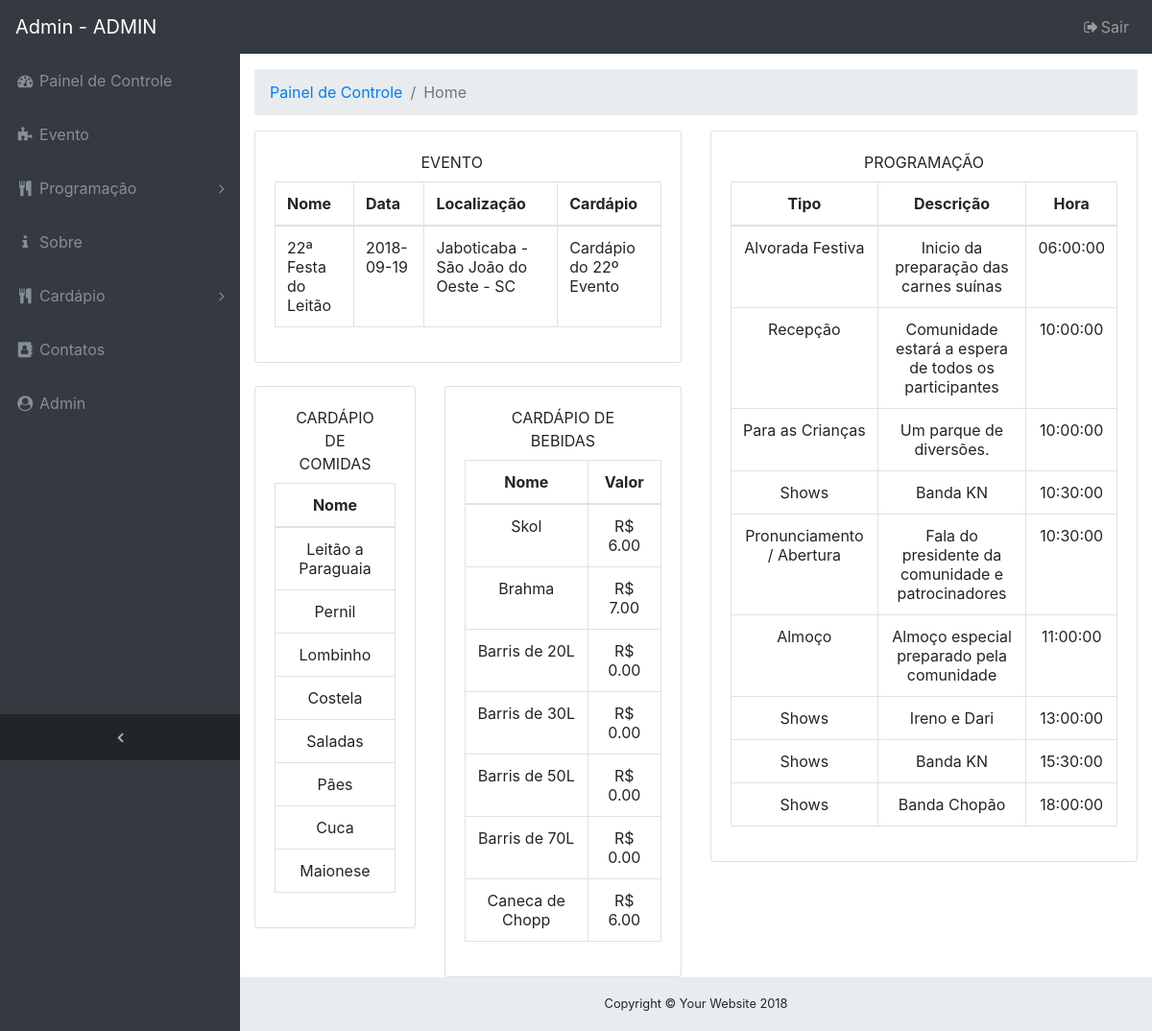
The app's page /admin/index.php (signed in) with its own data.
### tables this page shows
CREATE TABLE `tb_evento` (
    `cod_evento` INTEGER NOT NULL AUTO_INCREMENT,
    `nome_evento` VARCHAR(100),
    `nome_organizacao_evento` VARCHAR(200),
    `data_evento` DATE,
    `rua_evento` VARCHAR(100),
    `nome_comunidade` VARCHAR(200) NOT NULL,
    `cod_cardapio` INTEGER,
    `cod_cidade` INTEGER,
    CONSTRAINT `PK_tb_evento` PRIMARY KEY (`cod_evento`)
);

CREATE TABLE `tb_cidade` (
    `cod_cidade` INTEGER NOT NULL AUTO_INCREMENT,
    `nome_cidade` VARCHAR(200),
    `cod_estado` INTEGER,
    CONSTRAINT `PK_tb_cidade` PRIMARY KEY (`cod_cidade`)
);

CREATE TABLE `tb_estado` (
    `cod_estado` INTEGER NOT NULL AUTO_INCREMENT,
    `nome_estado` VARCHAR(100),
    `uf` VARCHAR(2),
    CONSTRAINT `PK_tb_estado` PRIMARY KEY (`cod_estado`)
);

CREATE TABLE `tb_cardapio` (
    `cod_cardapio` INTEGER NOT NULL AUTO_INCREMENT,
    `titulo_cardapio` VARCHAR(100),
    `obs_cardapio` VARCHAR(1000),
    CONSTRAINT `PK_tb_cardapio` PRIMARY KEY (`cod_cardapio`)
);

CREATE TABLE `tb_tipo_item` (
    `cod_tipo_item` INTEGER NOT NULL AUTO_INCREMENT,
    `descricao_tipo_item` VARCHAR(100),
    `valor_tipo_item` FLOAT(10,2),
    `obs_tipo_item` VARCHAR(1000),
    CONSTRAINT `PK_tb_tipo_item` PRIMARY KEY (`cod_tipo_item`)
);

CREATE TABLE `tb_programacao` (
    `cod_prog` INTEGER NOT NULL AUTO_INCREMENT,
    `descricao_prog` VARCHAR(1000),
    `pavilhao_prog` VARCHAR(100),
    `obs_prog` VARCHAR(1000),
    `hora_inicio_prog` TIME,
    `hora_fim_prog` TIME,
    `img_prog` VARCHAR(100),
    `video_prog` VARCHAR(100),
    `cod_tipo_prog` INTEGER,
    `cod_evento` INTEGER,
    CONSTRAINT `PK_tb_programacao` PRIMARY KEY (`cod_prog`)
);

CREATE TABLE `tb_tipo_programacao` (
    `cod_tipo_prog` INTEGER NOT NULL AUTO_INCREMENT,
    `descricao_tipo` VARCHAR(100),
    CONSTRAINT `PK_tb_tipo_programacao` PRIMARY KEY (`cod_tipo_prog`)
);

### admin/home.php (the view)
<?php
if (isset($login_cookie)) {
    ?>
    <div class="container-fluid">
        <div class="row">
            <div class="col-sm-6">
                <div class="card">
                    <div class="card-body">
                        <label class="text-center col-sm-11">EVENTO </label>
                        <table class="table table-bordered" cellspacing="0">
                            <thead>
                                <tr>
                                    <th>Nome</th>
                                    <th>Data</th>
                                    <th>Localização</th>
                                    <th>Cardápio</th>
                                </tr>
                            </thead>
                            <tbody>
                                <?php
                                include 'conexao.php';
                                $sql = 'select e.*, c.*, es.uf, car.* from tb_admin as a, tb_evento as e, tb_cidade as c, tb_estado as es, tb_cardapio as car
                                        where a.cod_evento = e.cod_evento
                                        and e.cod_cidade = c.cod_cidade
                                        and e.cod_cardapio = car.cod_cardapio
                                        and c.cod_estado = es.cod_estado';
                                $query = $pdo->query($sql);
                                while ($dados = $query->fetch()) {
                                    $nome = $dados['nome_evento'];
                                    $data = $dados['data_evento'];
                                    $cit = $dados['nome_cidade'];
                                    $est = $dados['uf'];
                                    $rua = $dados['rua_evento'];
                                    $cardapio = $dados['titulo_cardapio'];
                                    ?>
                                    <tr>
                                        <td><?= $nome; ?></td>
                                        <td><?= $data; ?></td>
                                        <td><?= $rua; ?> - <?= $cit; ?> - <?= $est; ?></td>
                                        <td><?= $cardapio; ?></td>
                                    </tr>
                                    <?php
                                }
                                ?>
                            </tbody>
                        </table>
                    </div>
                </div>
                <br>
                <div class="row">
                    <div class="col-sm-5">
                        <div class="card">
                            <div class="card-body">
                                <label class="text-center col-sm-12">CARDÁPIO DE COMIDAS</label>
                                <table class="table table-bordered text-center" cellspacing="0">
                                    <thead>
                                        <tr>
                                            <th>Nome</th>
                                        </tr>
                                    </thead>
                                    <tbody>
                                        <?php
                                        include 'conexao.php';
                                        $sql = 'select * from admin_evento_cardapio_item as x, tb_tipo_item as ti
                                        where x.cod_tipo_item = ti.cod_tipo_item
                                        and ti.cod_tipo_item != 2';
                                        $query = $pdo->query($sql);
                                        while ($dados = $query->fetch()) {
                                            $nome = $dados['nome_item'];
                                            ?>
                                            <tr>
                                                <td><?= $nome; ?></td>
                                            </tr>
                                            <?php
                                        }
                                        ?>
                                    </tbody>
                                </table>
                            </div>
                        </div>
                    </div>
                    <div class="col-sm-7">
                        <div class="card">
                            <div class="card-body">
                                <label class="text-center col-sm-12">CARDÁPIO DE BEBIDAS</label>
                                <table class="table table-bordered text-center" cellspacing="0">
                                    <thead>
                                        <tr>
                                            <th>Nome</th>
                                            <th>Valor</th>
                                        </tr>
                                    </thead>
                                    <tbody>
                                        <?php
                                        include 'conexao.php';
                                        $sql = 'select * from admin_evento_cardapio_item as x, tb_tipo_item as ti
                                        where x.cod_tipo_item = ti.cod_tipo_item
                                        and ti.cod_tipo_item = 2';
                                        $query = $pdo->query($sql);
                                        while ($dados = $query->fetch()) {
                                            $nome = $dados['nome_item'];
                                            $valor_item = $dados['valor_item'];
                                            ?>
                                            <tr>
                                                <td><?= $nome; ?></td>
                                                <td>R$ <?= $valor_item; ?></td>
                                            </tr>
                                            <?php
                                        }
                                        ?>
                                    </tbody>
                                </table>
                            </div>
                        </div>
                    </div>
                </div>
            </div>
            <div class="col-sm-6">
                <div class="card">
                    <div class="card-body">
                        <label class="text-center col-sm-12">PROGRAMAÇÃO </label>
                        <table class="table table-bordered text-center" cellspacing="0">
                            <thead>
                                <tr>
                                    <th>Tipo</th>
                                    <th>Descrição</th>
                                    <th>Hora</th>
                                </tr>
                            </thead>
                            <tbody>
                                <?php
                                include 'conexao.php';
                                $sql = 'select * from admin_evento_programacao_tipo_prog as x, tb_tipo_programacao as tp
                                        where x.cod_tipo_prog = tp.cod_tipo_prog
                                        order by x.hora_inicio_prog ASC;';
                                $query = $pdo->query($sql);
                                while ($dados = $query->fetch()) {
                                    $descricao = $dados['descricao_prog'];
                                    $hora = $dados['hora_inicio_prog'];
                                    $tipo = $dados['descricao_tipo'];
                                    ?>
                                    <tr>
                                        <td><?= $tipo; ?></td>
                                        <td><?= $descricao; ?></td>
                                        <td><?= $hora; ?></td>
                                    </tr>
                                    <?php
                                }
                                ?>
                            </tbody>
                        </table>
                    </div>
                </div>
            </div>
        </div>
    </div>
<?php } ?>

### css/sb-admin.css (style rules this page uses)
html { position: relative; min-height: 100%; }
body { overflow-x: hidden; }
body.sticky-footer { margin-bottom: 56px; }
body.fixed-nav { padding-top: 56px; }

### records on screen
tb_evento: nome_evento "22ª Festa do Leitão", data_evento "2018-09-19", rua_evento "Jaboticaba", cod_cidade.nome_cidade "São João do Oeste", tb_estado.uf "SC", cod_cardapio.titulo_cardapio "Cardápio do 22º Evento"
tb_tipo_item: nome "Leitão a Paraguaia", nome "Pernil", nome "Lombinho", nome "Costela"
tb_tipo_item: nome "Saladas", nome "Pães", nome "Cuca", nome "Maionese"
tb_tipo_item: nome "Skol", valor_item "6.00", nome "Brahma", valor_item "7.00", nome "Barris de 20L", valor_item "0.00", nome "Barris de 30L", nome "Barris de 50L", nome "Barris de 70L", nome "Caneca de Chopp"
tb_programacao: cod_tipo_prog.descricao_tipo "Alvorada Festiva", descricao_prog "Inicio da preparação das carnes suínas", hora_inicio_prog "06:00:00"
tb_programacao: cod_tipo_prog.descricao_tipo "Recepção", descricao_prog "Comunidade estará a espera de todos os participantes", hora_inicio_prog "10:00:00"
tb_programacao: cod_tipo_prog.descricao_tipo "Para as Crianças", descricao_prog "Um parque de diversões.", hora_inicio_prog "10:00:00"
tb_programacao: cod_tipo_prog.descricao_tipo "Shows", descricao_prog "Banda KN", hora_inicio_prog "10:30:00"
tb_programacao: cod_tipo_prog.descricao_tipo "Pronunciamento / Abertura", descricao_prog "Fala do presidente da comunidade e patrocinadores", hora_inicio_prog "10:30:00"
tb_programacao: cod_tipo_prog.descricao_tipo "Almoço", descricao_prog "Almoço especial preparado pela comunidade", hora_inicio_prog "11:00:00"
tb_programacao: cod_tipo_prog.descricao_tipo "Shows", descricao_prog "Ireno e Dari", hora_inicio_prog "13:00:00"
tb_programacao: cod_tipo_prog.descricao_tipo "Shows", descricao_prog "Banda KN", hora_inicio_prog "15:30:00"
tb_programacao: cod_tipo_prog.descricao_tipo "Shows", descricao_prog "Banda Chopão", hora_inicio_prog "18:00:00"

### other values on screen
$login_cookie "ADMIN"
$menu "Home"
